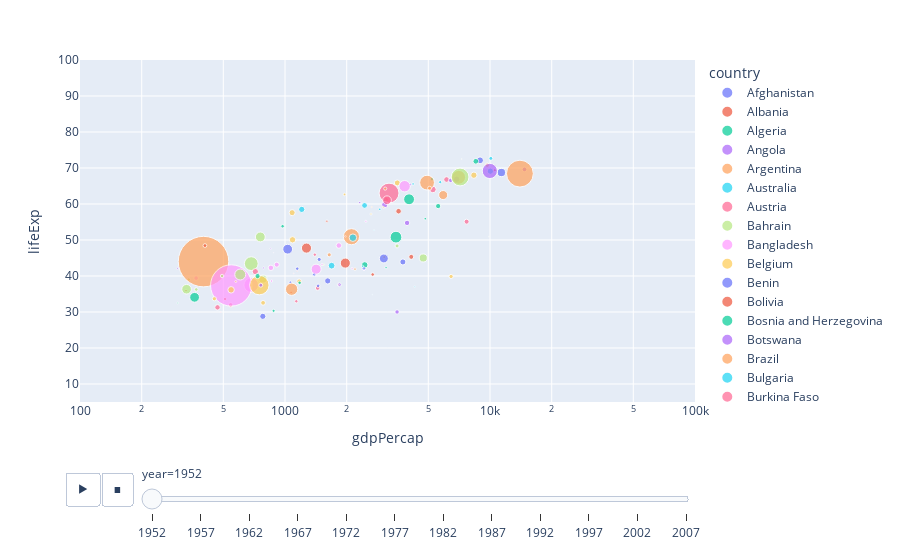

This figure's notebook cell:
### Code cell
# animated plot

fig = px.scatter(df, x= 'gdpPercap',
           y = 'lifeExp',
           size = 'pop',
           color = 'country', 
           animation_frame = 'year',
           animation_group = 'continent',
           log_x=True,
           size_max = 55, range_x=[100, 100000], range_y = [5, 100],
           
           )
fig.show()
